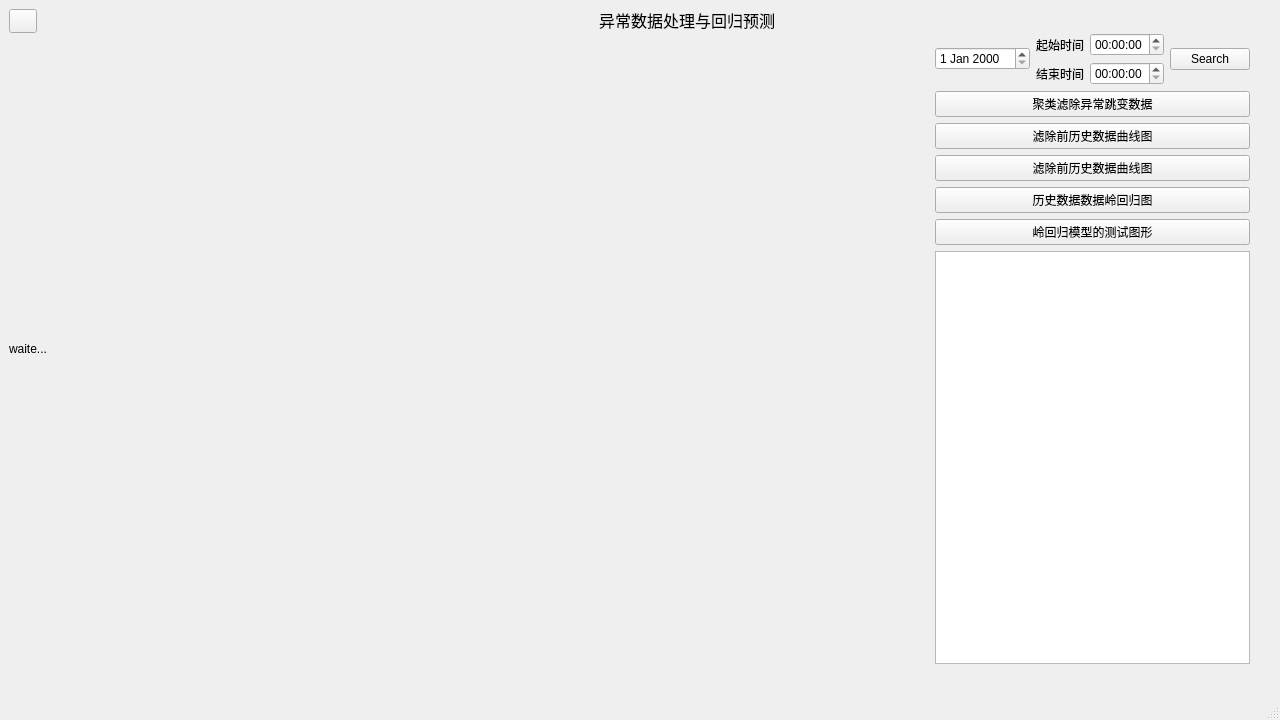
<?xml version="1.0" encoding="UTF-8"?>
<ui version="4.0">
 <class>Analysis</class>
 <widget class="QMainWindow" name="Analysis">
  <property name="geometry">
   <rect>
    <x>0</x>
    <y>0</y>
    <width>1280</width>
    <height>720</height>
   </rect>
  </property>
  <property name="windowTitle">
   <string>MainWindow</string>
  </property>
  <widget class="QWidget" name="centralwidget">
   <widget class="QLabel" name="label">
    <property name="geometry">
     <rect>
      <x>599</x>
      <y>0</y>
      <width>231</width>
      <height>41</height>
     </rect>
    </property>
    <property name="text">
     <string>&lt;html&gt;&lt;head/&gt;&lt;body&gt;&lt;p&gt;&lt;span style=&quot; font-size:12pt;&quot;&gt;异常数据处理与回归预测&lt;/span&gt;&lt;/p&gt;&lt;/body&gt;&lt;/html&gt;</string>
    </property>
   </widget>
   <widget class="QPushButton" name="pushButton_back">
    <property name="geometry">
     <rect>
      <x>9</x>
      <y>9</y>
      <width>28</width>
      <height>24</height>
     </rect>
    </property>
    <property name="text">
     <string/>
    </property>
   </widget>
   <widget class="QWidget" name="layoutWidget">
    <property name="geometry">
     <rect>
      <x>9</x>
      <y>33</y>
      <width>1241</width>
      <height>631</height>
     </rect>
    </property>
    <layout class="QHBoxLayout" name="horizontalLayout_4" stretch="6,1">
     <item>
      <widget class="QLabel" name="label_picture">
       <property name="text">
        <string>waite...</string>
       </property>
      </widget>
     </item>
     <item>
      <layout class="QVBoxLayout" name="verticalLayout_2">
       <item>
        <layout class="QHBoxLayout" name="horizontalLayout_3">
         <item>
          <widget class="QDateEdit" name="dateEdit"/>
         </item>
         <item>
          <spacer name="horizontalSpacer">
           <property name="orientation">
            <enum>Qt::Horizontal</enum>
           </property>
           <property name="sizeHint" stdset="0">
            <size>
             <width>40</width>
             <height>20</height>
            </size>
           </property>
          </spacer>
         </item>
         <item>
          <layout class="QVBoxLayout" name="verticalLayout">
           <item>
            <layout class="QHBoxLayout" name="horizontalLayout">
             <item>
              <widget class="QLabel" name="label_3">
               <property name="text">
                <string>起始时间</string>
               </property>
              </widget>
             </item>
             <item>
              <widget class="QTimeEdit" name="timeEdit_start"/>
             </item>
            </layout>
           </item>
           <item>
            <layout class="QHBoxLayout" name="horizontalLayout_2">
             <item>
              <widget class="QLabel" name="label_4">
               <property name="text">
                <string>结束时间</string>
               </property>
              </widget>
             </item>
             <item>
              <widget class="QTimeEdit" name="timeEdit_end"/>
             </item>
            </layout>
           </item>
          </layout>
         </item>
         <item>
          <spacer name="horizontalSpacer_2">
           <property name="orientation">
            <enum>Qt::Horizontal</enum>
           </property>
           <property name="sizeHint" stdset="0">
            <size>
             <width>40</width>
             <height>20</height>
            </size>
           </property>
          </spacer>
         </item>
         <item>
          <widget class="QPushButton" name="pushButton_search">
           <property name="text">
            <string>Search</string>
           </property>
          </widget>
         </item>
        </layout>
       </item>
       <item>
        <widget class="QPushButton" name="pushButton_2">
         <property name="text">
          <string>聚类滤除异常跳变数据</string>
         </property>
        </widget>
       </item>
       <item>
        <widget class="QPushButton" name="pushButton_3">
         <property name="text">
          <string>滤除前历史数据曲线图</string>
         </property>
        </widget>
       </item>
       <item>
        <widget class="QPushButton" name="pushButton">
         <property name="text">
          <string>滤除前历史数据曲线图</string>
         </property>
        </widget>
       </item>
       <item>
        <widget class="QPushButton" name="pushButton_4">
         <property name="text">
          <string>历史数据数据岭回归图</string>
         </property>
        </widget>
       </item>
       <item>
        <widget class="QPushButton" name="pushButton_5">
         <property name="text">
          <string>岭回归模型的测试图形</string>
         </property>
        </widget>
       </item>
       <item>
        <widget class="QTextBrowser" name="textBrowser"/>
       </item>
      </layout>
     </item>
    </layout>
   </widget>
  </widget>
  <widget class="QMenuBar" name="menubar">
   <property name="geometry">
    <rect>
     <x>0</x>
     <y>0</y>
     <width>1280</width>
     <height>26</height>
    </rect>
   </property>
  </widget>
  <widget class="QStatusBar" name="statusbar"/>
 </widget>
 <resources/>
 <connections/>
</ui>
